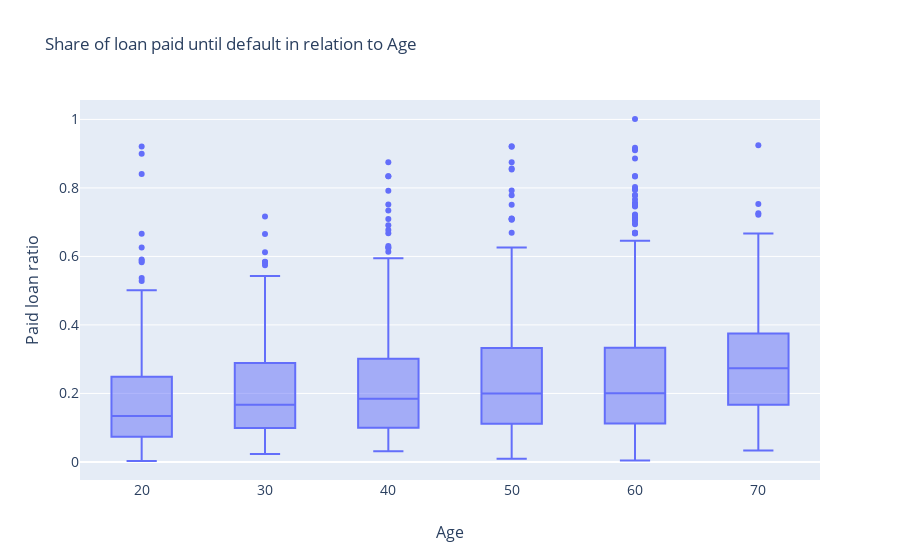

Notebook code for this chart:
### Code cell
fig = go.Figure([go.Box(x=df_grouped_default.age_dec, y=df_grouped_default.paid_ratio)])
fig.update_layout(
    title='Share of loan paid until default in relation to Age',
    xaxis=dict(
        title='Age',
        titlefont_size=16,
        tickfont_size=14),
    yaxis=dict(
        title='Paid loan ratio',
        titlefont_size=16,
        tickfont_size=14))

### Figure 1 — Plotly figure (JSON) as saved in the notebook; plotly's stock layout.template omitted (floating-point values rounded to 4 significant figures; data arrays with more than 128 entries replaced by an {"elided": "..."} marker saying what was removed)
{"data": [{"type": "box", "x": {"elided": "2641 int values"}, "y": {"elided": "2641 float values"}}], "layout": {"title": {"text": "Share of loan paid until default in relation to Age"}, "xaxis": {"tickfont": {"size": 14}, "title": {"font": {"size": 16}, "text": "Age"}}, "yaxis": {"tickfont": {"size": 14}, "title": {"font": {"size": 16}, "text": "Paid loan ratio"}}}}
